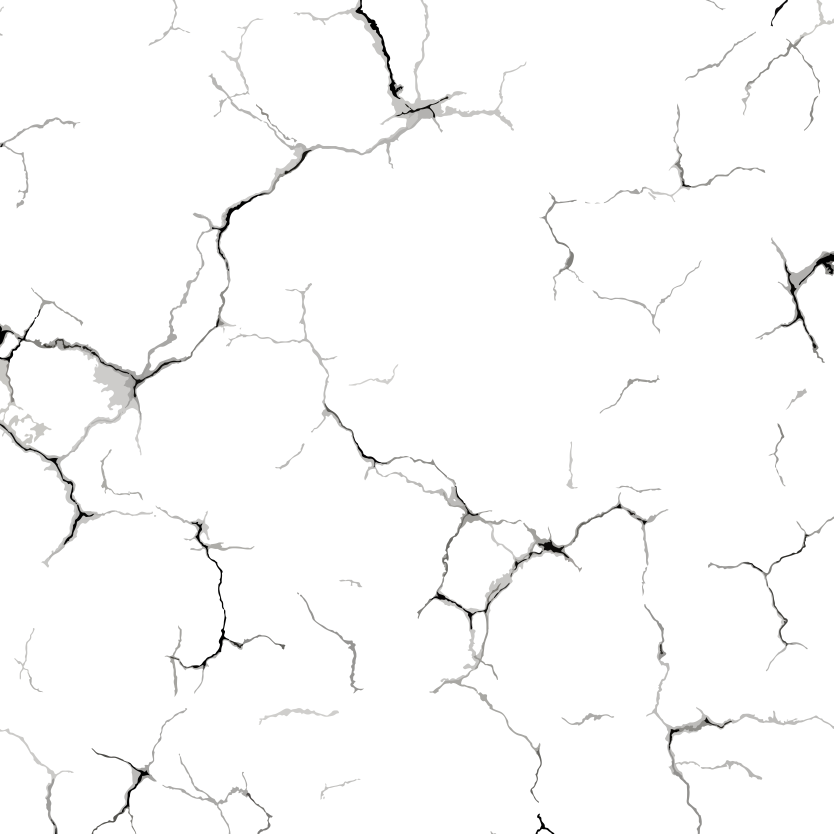
#> input picture scripts/dataset_generation/overlays/original/cracks.jpg, 5000 x 5000 px (shown at 1/6 size)
$ python -i microsoft_code.py   (imports and definitions only)
#> lines starting #> are read from the running program, lines starting #| are printed output that depends on the picture
# Copyright (c) Microsoft Corporation.
# Licensed under the MIT License.

import os.path
import io
import zipfile
from PIL import Image
import numpy as np
import random
import cv2
from io import BytesIO

def pil_to_np(img_PIL):
    '''Converts image in PIL format to np.array.

    From W x H x C [0...255] to C x W x H [0..1]
    '''
    ar = np.array(img_PIL)

    if len(ar.shape) == 3:
        ar = ar.transpose(2, 0, 1)
    else:
        ar = ar[None, ...]

    return ar.astype(np.float32) / 255.


def np_to_pil(img_np):
    '''Converts image in np.array format to PIL image.

    From C x W x H [0..1] to  W x H x C [0...255]
    '''
    ar = np.clip(img_np * 255, 0, 255).astype(np.uint8)

    if img_np.shape[0] == 1:
        ar = ar[0]
    else:
        ar = ar.transpose(1, 2, 0)

    return Image.fromarray(ar)

# [34 lines left out: functions synthesize_salt_pepper, synthesize_gaussian, not called in this run]

def synthesize_speckle(image,std_l,std_r):

    ## Give PIL, return the noisy PIL

    img_pil=pil_to_np(image)

    mean=0
    std=random.uniform(std_l/255.,std_r/255.)
    gauss=np.random.normal(loc=mean,scale=std,size=img_pil.shape)
    noisy=img_pil+gauss*img_pil
    noisy=np.clip(noisy,0,1).astype(np.float32)

    return np_to_pil(noisy)


# [21 lines left out: functions synthesize_low_resolution, convertToJpeg, not called in this run]


def blur_image_v2(img):


    x=np.array(img)
    kernel_size_candidate=[(3,3),(5,5),(7,7)]
    kernel_size=random.sample(kernel_size_candidate,1)[0]
    std=random.uniform(1.,5.)

    #print("The gaussian kernel size: (%d,%d) std: %.2f"%(kernel_size[0],kernel_size[1],std))
    blur=cv2.GaussianBlur(x,kernel_size,std)

    return Image.fromarray(blur.astype(np.uint8))

def online_add_degradation_v2(img):

    task_id=np.random.permutation(4)

    for x in task_id:
        if x==0 and random.uniform(0,1)<0.7:
            img = blur_image_v2(img)
        if x==1 and random.uniform(0,1)<0.7:
            flag = random.choice([1, 2, 3])
            if flag == 1:
                img = synthesize_gaussian(img, 5, 50)
            if flag == 2:
                img = synthesize_speckle(img, 5, 50)
            if flag == 3:
                img = synthesize_salt_pepper(img, random.uniform(0, 0.01), random.uniform(0.3, 0.8))
        if x==2 and random.uniform(0,1)<0.7:
            img=synthesize_low_resolution(img)

        if x==3 and random.uniform(0,1)<0.7:
            img=convertToJpeg(img,random.randint(40,100))

    return img


# [16 lines left out: functions irregular_hole_synthesize, zero_mask, not called in this run]

>>> import cv2
>>> picture = cv2.imread('overlays/original/cracks.jpg')
#> picture is the input picture: shape (5000, 5000, 3); mean B, G, R 250.8, 250.9, 251
>>> result = online_add_degradation_v2(picture)
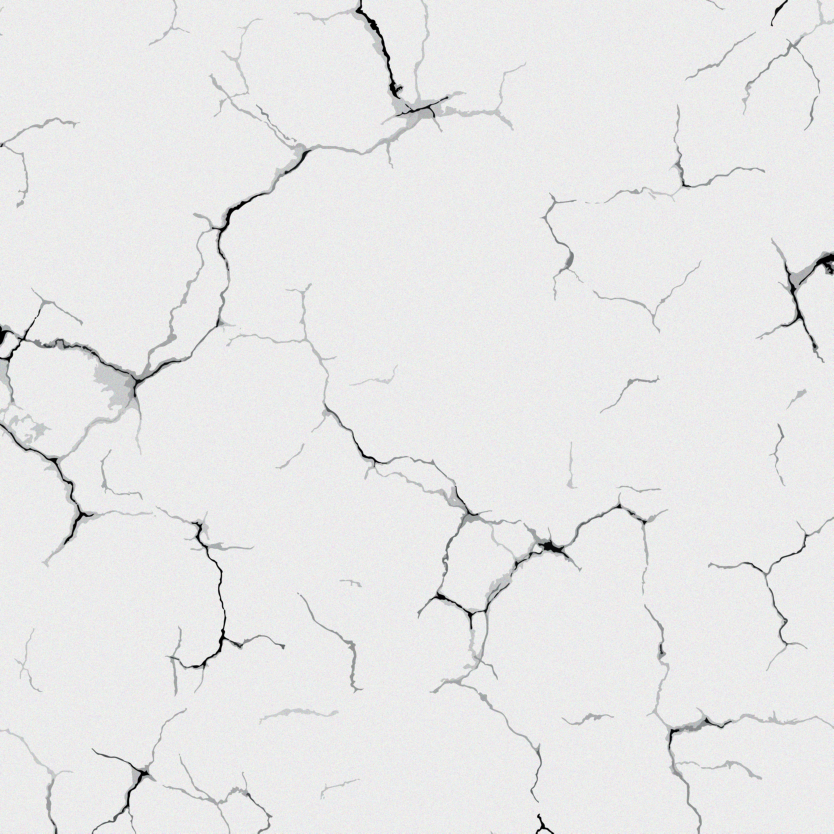
#> result: PIL image 5000x5000 RGB (shown at 1/6 size); mean R, G, B 232.1, 232.1, 232.2
